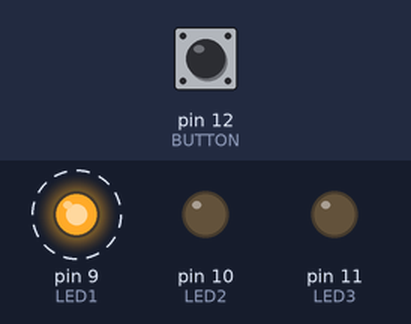
Recording of a sketch running on a simulated Arduino Uno, built with avr-gcc and run on an emulated ATmega328P. Parts: output pins drawn as LEDs (lit = HIGH). Dashed ring = blinking. Inputs (shaded band) come from the test bench; at power-on: pin 12 (BUTTON) HIGH.

Above: at 1.25 s.
1.3 s: pin 12 (BUTTON) pulled LOW for 0.25 s
At 1.5 s:
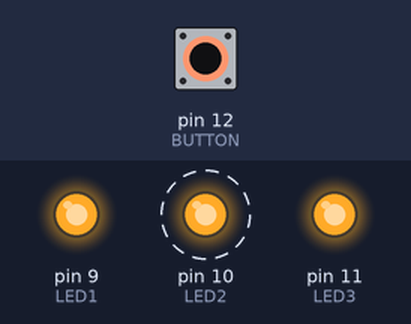
4.3 s: pin 12 (BUTTON) pulled LOW for 3.2 s
At 6.2 s:
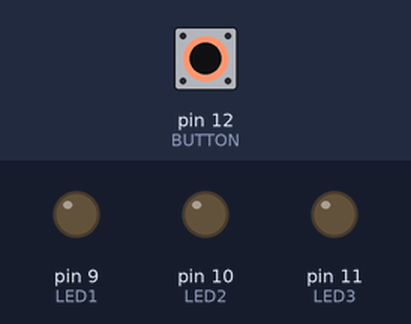
9.0 s: pin 12 (BUTTON) pulled LOW for 1 s
At 10.0 s:
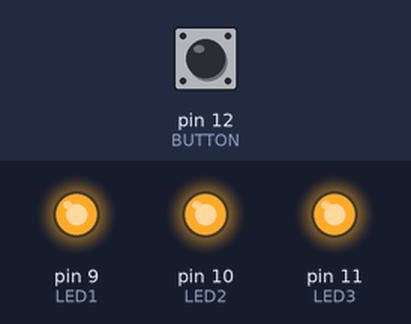
Timing chart, 0 to 18.0 s (numbered marks = the images above; inputs shaded):
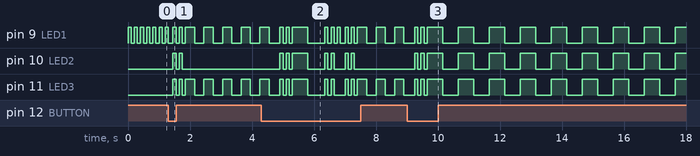

Measured:
- after the input at 1.3 s, pin 10 (LED2): alternates HIGH for 0.10 s and LOW for 0.10 s, 4 changes in all, then stays LOW, starting after 0.15 s; pin 11 (LED3): goes HIGH 0.10 s, LOW 0.10 s, HIGH 0.10 s, LOW 0.10 s, 4 × (HIGH 0.30 s, LOW 0.30 s), then HIGH, starting after 0.15 s
- after the input at 4.3 s, pin 10 (LED2): LOW → HIGH after 0.60 s, → LOW 0.10 s later, → HIGH 0.10 s later, → LOW 0.10 s later, … (14 changes in this stretch)
- after the input at 9.0 s, pin 10 (LED2): goes HIGH 0.10 s, LOW 0.10 s, HIGH 0.10 s, LOW 0.10 s, 8 × (HIGH 0.50 s, LOW 0.50 s), then HIGH, starting after 0.25 s

The sketch:

basic_arduino_1_b.ino
```cpp
/**
 * @file: fireled.ino
 * @title: Arduino basics 1: a LED fire
 * @author: Simon de Bakker <simon@simbits.nl>
 *
 * This sketch is part of the Arduion basics 1 workshop
 */

#define LED1  9
#define LED2  10
#define LED3  11

#define BUTTON 12

int press_counter = 0;

void setup() {
  pinMode(LED1, OUTPUT);
  pinMode(LED2, OUTPUT);
  pinMode(LED3, OUTPUT);

  pinMode(BUTTON, INPUT);
}

void loop() {

  if (digitalRead(BUTTON) == LOW) {
    delay(50);
    if (digitalRead(BUTTON) == LOW    ) {
      digitalWrite(LED1, HIGH);
      digitalWrite(LED2, HIGH);
      digitalWrite(LED3, HIGH);

      delay(100);

      digitalWrite(LED1, LOW);
      digitalWrite(LED2, LOW);
      digitalWrite(LED3, LOW);

      delay(100);

      digitalWrite(LED1, HIGH);
      digitalWrite(LED2, HIGH);
      digitalWrite(LED3, HIGH);

      delay(100);

      digitalWrite(LED1, LOW);
      digitalWrite(LED2, LOW);
      digitalWrite(LED3, LOW);

      delay(100);

      press_counter = press_counter + 1;
      if (press_counter > 2) {
        press_counter = 0;
      }
    }
  }

  if (press_counter == 0) {
    digitalWrite(LED1, HIGH);
    digitalWrite(LED2, LOW);
    digitalWrite(LED3, LOW);

    delay(100);

    digitalWrite(LED1, LOW);
    digitalWrite(LED2, LOW);
    digitalWrite(LED3, LOW);

    delay(100);

  } else if (press_counter == 1) {
    digitalWrite(LED1, HIGH);
    digitalWrite(LED2, LOW);
    digitalWrite(LED3, HIGH);

    delay(300);

    digitalWrite(LED1, LOW);
    digitalWrite(LED2, LOW);
    digitalWrite(LED3, LOW);

    delay(300);

  } else if (press_counter == 2) {
    digitalWrite(LED1, HIGH);
    digitalWrite(LED2, HIGH);
    digitalWrite(LED3, HIGH);

    delay(500);

    digitalWrite(LED1, LOW);
    digitalWrite(LED2, LOW);
    digitalWrite(LED3, LOW);

    delay(500);
  }
}
```
